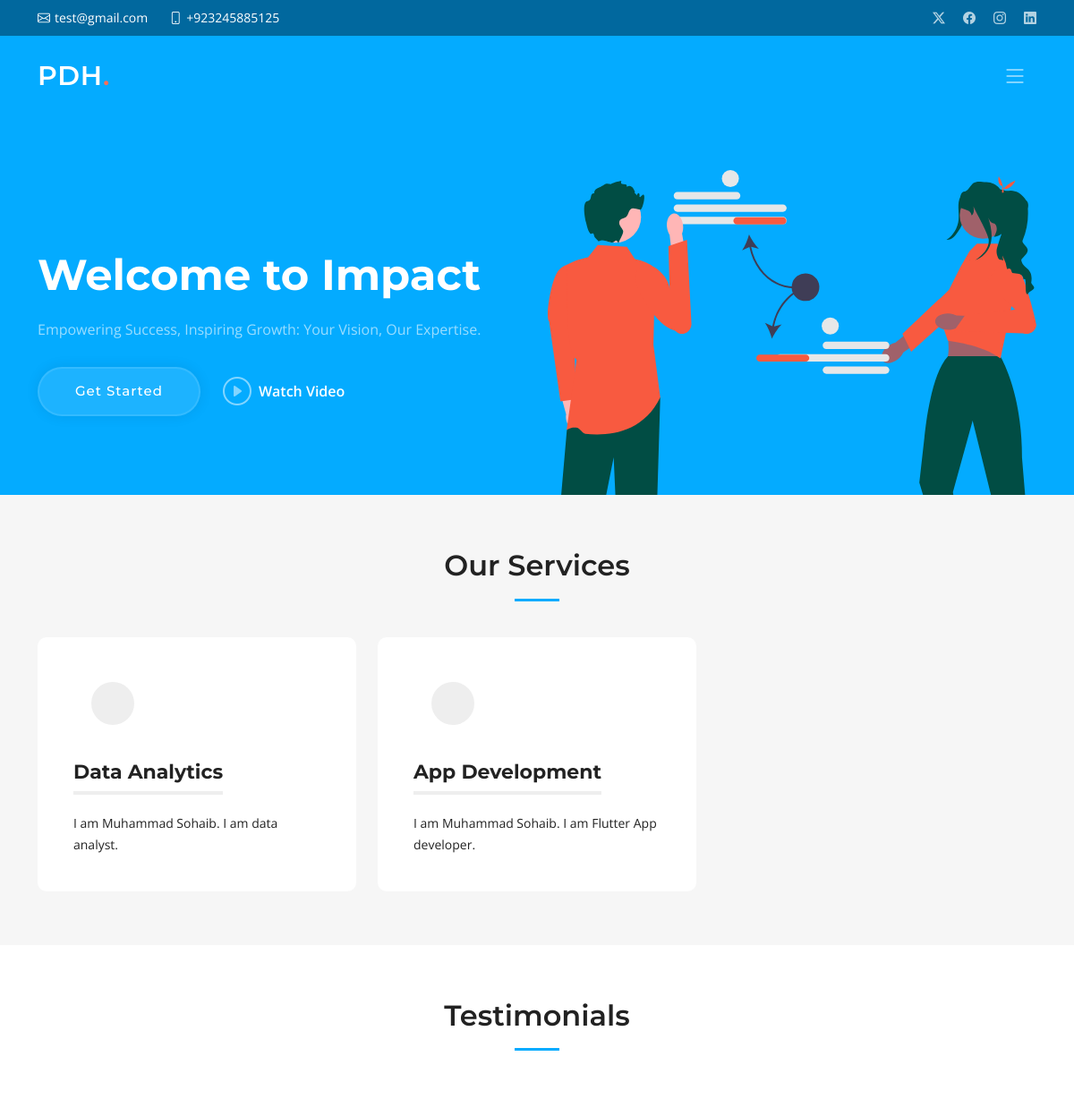
/ (upper part), run on an earlier commit of the app's database.
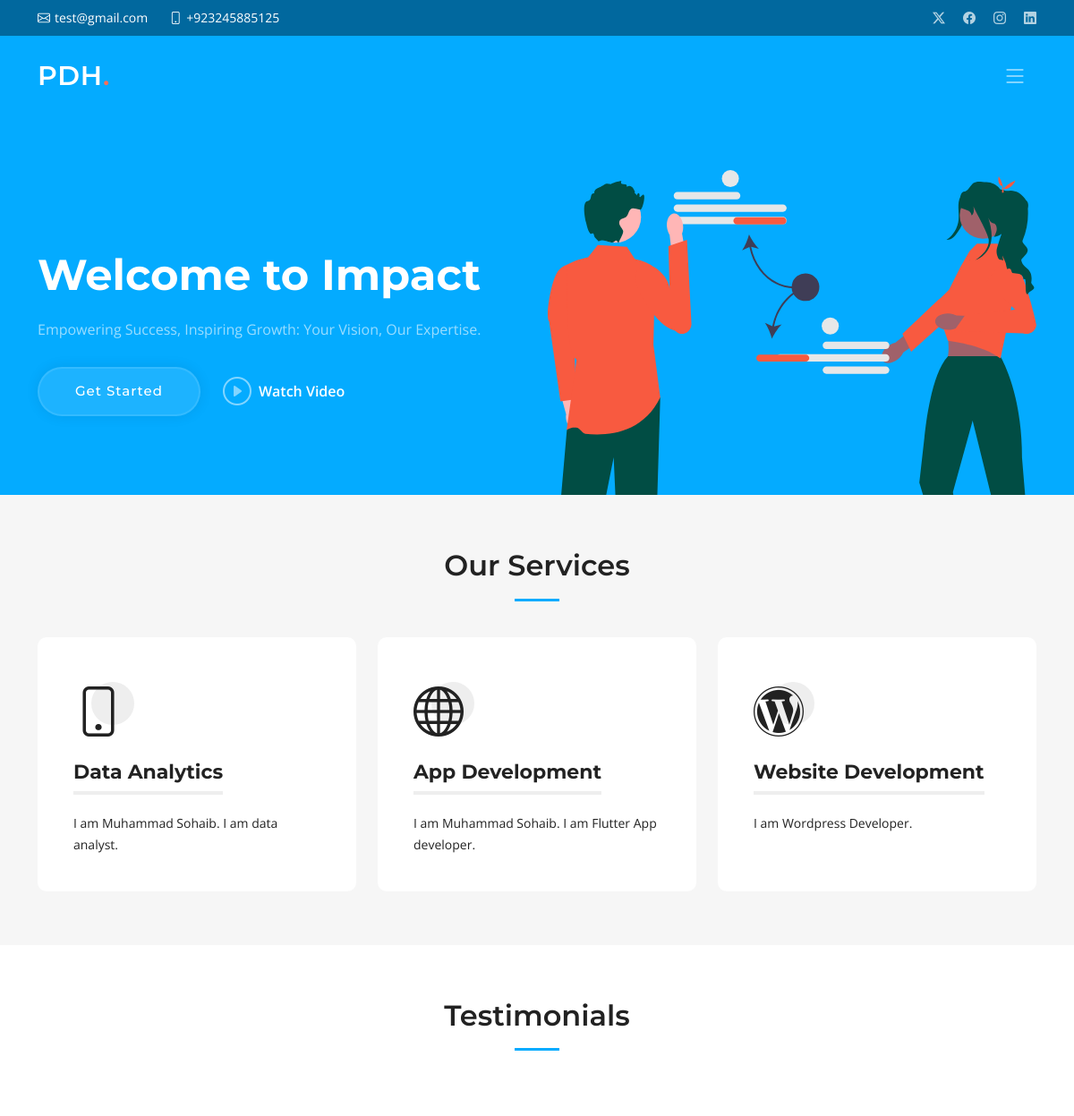
And on a later commit of the database.
### app/models.py (models this page shows)
class Service(models.Model):
    icon= models.CharField(max_length=50 , blank=True, null=True)
    title = models.CharField(max_length=255 , blank=True, null=True, unique=True)
    description = models.TextField()
    def __str__(self):
        return self.title

### app/views.py (the view)
# urls.py: path('', index),
def index(request):
    general_info = GeneralInfo.objects.first()
    service= Service.objects.all()
    testimonial= Testimonial.objects.all()
    faqs= FrequentlyAskedQuestion.objects.all()
    context={
            "company_name":general_info.company_name,
            "location":general_info.location,
            "email":general_info.email,
            "phone":general_info.phone,
            "open_hours":general_info.open_hours,
            "video_url":general_info.video_url,
            "twitter_url":general_info.twitter,
            "facebook_url":general_info.facebook,
            "instagram_url":general_info.instagram,
            "linkedin_url":general_info.linkedin,
            "services":service,
            "testimonials":testimonial,
            "faqs":faqs
    }
    print(f"context:{context}")
    return render(request, 'index.html', context)

### templates/index.html (shortened to what this page needs)
{% extends "assets/main.html" %}
{% load static %}
      {% block mainContent %}
    <section id="services" class="services sections-bg">
      <div class="container" data-aos="fade-up">
        <div class="section-header">
          <h2>Our Services</h2>
        </div>
        <div class="row gy-4" data-aos="fade-up" data-aos-delay="100">
        {% for service in services %}
          <div class="col-lg-4 col-md-6">
            <div class="service-item  position-relative">
              <div class="icon">
                <i class="{{service.icon}}"></i>
              </div>
              <h3>{{service.title}}</h3>
              <p>{{service.description}}</p>
            </div>
          </div>
          {% endfor %}
        </div>
      </div>
    </section>
    <section id="testimonials" class="testimonials">
      <div class="container" data-aos="fade-up">
        <div class="section-header">
          <h2>Testimonials</h2>
        </div>
      </div>
    </section>
      {% endblock mainContent %}

What changed in the data, as far as the page shows it:
changed Service "Data Analytics": icon empty → "bi bi-phone" (drawn)
changed Service "App Development": icon empty → "bi bi-globe" (drawn)
added Service: title "Website Development", description "I am Wordpress Developer."
